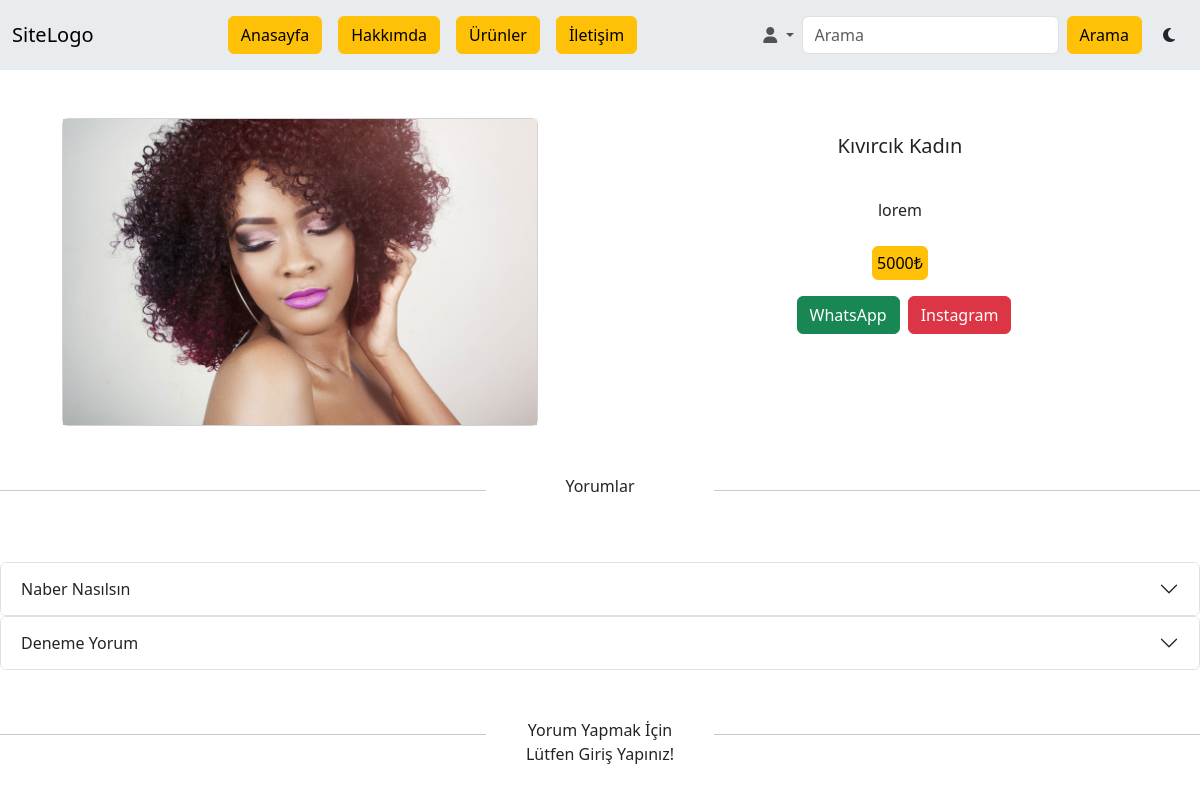
The app's page /urundetay/4, older data.
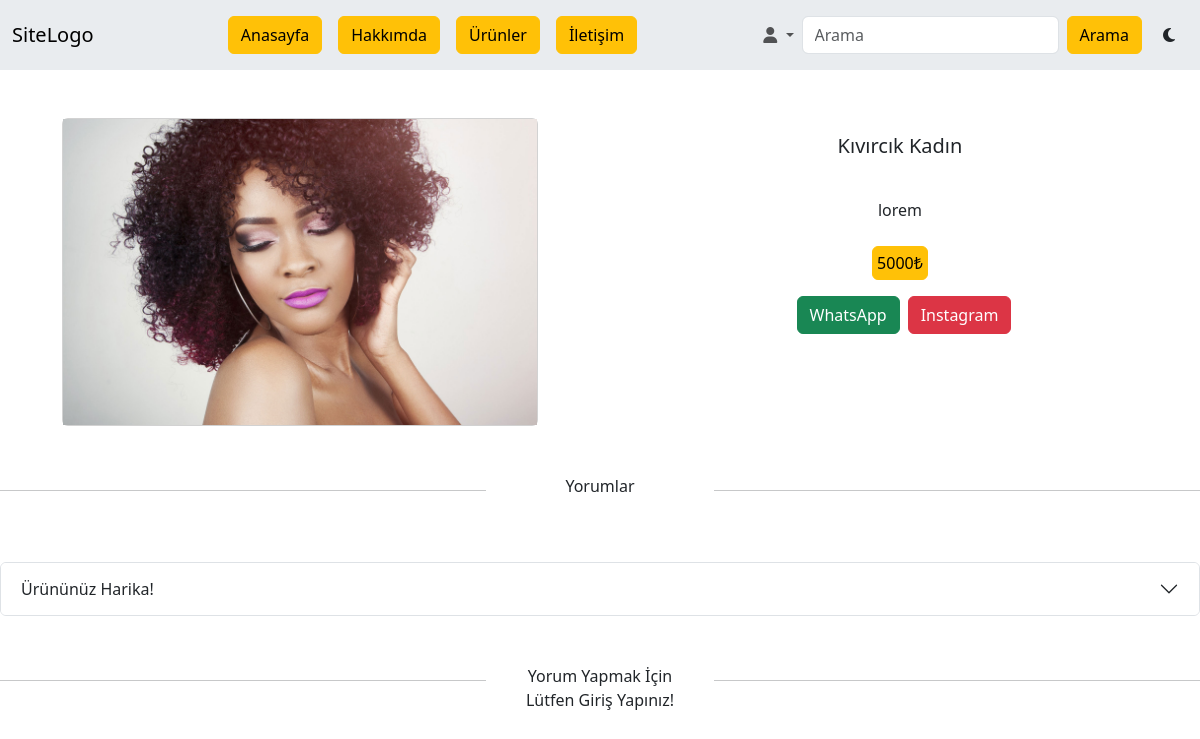
The same page, newer data.
### siteApp/models.py (models this page shows, shortened)
class Tasarim(models.Model):
    image = models.ImageField(("Resim Dosya"), upload_to="", height_field=None, width_field=None, max_length=None)
    fiyat = models.IntegerField(("Fiyat"), blank=True)
    sanatci = models.ForeignKey(User, verbose_name=("Sanatci"), on_delete=models.CASCADE)
    sanatEseriBaslik = models.CharField(("Sanat Eseri Başlığı"), max_length=500)
    sanatEseriAciklamasi = models.TextField(("Sanat Eseri İçeriği"), max_length=500)
    createdAt = models.DateTimeField(("Oluşturulma Tarihi"), auto_now=True)

class YorumYap(models.Model):
    urun = models.ForeignKey(Tasarim, verbose_name=("Ürün Adı"), on_delete=models.CASCADE)
    yorumSahibi = models.ForeignKey(User, verbose_name=("Yorun sahibi"), on_delete=models.CASCADE)
    yorumBaslik = models.CharField(("Yorumun Başlığı"), max_length=100)
    yorumIcerik = models.TextField(("Yorum İçeriği"), max_length=500)

### siteApp/views.py (the view)
# urls.py: path('urundetay/<urunId>', urundetay, name="urundetay"),
def urundetay(request, urunId):
    urunDetay = {}
    dbFilter = Tasarim.objects.filter(id = urunId).first()
    urunDetay['urunDetayi'] = dbFilter
    if request.method == "POST":
        yorumBaslik = request.POST.get('yorumBaslik')
        yorumIcerik = request.POST.get('yorumIcerik')
        YorumYap.objects.create(urun = dbFilter, yorumSahibi = request.user, yorumBaslik = yorumBaslik, yorumIcerik = yorumIcerik)
        return redirect('urundetay', urunId)
    urunveyorum = YorumYap.objects.filter(urun__id = urunId).all()
    urunDetay["yorumlar"] = urunveyorum
    return render(request, "urundetay.html" , urunDetay)

### siteApp/templates/urundetay.html (shortened to what this page needs)
{% extends "base.html" %}
{% block site-icerik %}
<div class="row mt-5 justify-content-around m-0">
    <div class="col-md-5">
        <div class="card" style="max-width: 36rem;">
            <div class="bg-image hover-overlay ripple rounded-0" data-mdb-ripple-color="light">
                <img class="img-fluid" src=/{{urunDetayi.image}} alt="Card image cap" />
            </div>
        </div>
    </div>
    <div class="col-md-5">
        <div class="card border-0">
            <div class="card-body d-flex flex-row justify-content-center">
                <div>
                    <h5 class="card-title font-weight-bold mb-2">{{urunDetayi.sanatEseriBaslik}}</h5>
                </div>
            </div>
            <div class="card-body text-center">
                <p class="card-text">
                    {{urunDetayi.sanatEseriAciklamasi}}
                </p>
                <div class="d-flex justify-content-center align-items-center text-center">
                    <button class="btn btn-warning p-md-1 my-1 text-decoration-none mb-3 mt-2" role="button">
                        {{urunDetayi.fiyat}}₺
                    </button>
                </div>
                <div class="d-flex justify-content-center">
                    <button class="btn btn-success mx-2">WhatsApp</button>
                    <button class="btn btn-danger">Instagram</button>
                </div>
            </div>
        </div>
    </div>
</div>
<div class="row justify-content-center mt-5">
    <div class="col-md-5">
        <hr>
    </div>
        <div class="col-md-2">
            <p class="text-center">Yorumlar</p>
        </div>
        <div class="col-md-5">
            <hr>
        </div>
</div>
<div class="row mt-5">
    <div class="col-md-12">
{% for yorum in yorumlar %}
        <div class="accordion" id="accordionExample">
            <div class="accordion-item">
                <h2 class="accordion-header">
                    <button class="accordion-button collapsed" type="button" data-bs-toggle="collapse"
                        data-bs-target="#collapseThree" aria-expanded="false" aria-controls="collapseThree">
                        {{yorum.yorumBaslik}}
                    </button>
                </h2>
            </div>
        </div>
    </div>
</div>
{% endfor %}
{% if request.user.is_authenticated %}
<div class="row justify-content-center mt-5">
    <div class="col-md-5">
        <hr>
    </div>
        <div class="col-md-2">
            <p class="text-center">Yorum Yap</p>
        </div>
        <div class="col-md-5">
            <hr>
        </div>
</div>
{% else %}
<div class="row justify-content-center mt-5">
    <div class="col-md-5">
        <hr>
    </div>
        <div class="col-md-2">
            <p class="text-center">Yorum Yapmak İçin Lütfen Giriş Yapınız!</p>
        </div>
        <div class="col-md-5">
            <hr>
        </div>
</div>
{% endif %}
{% endblock site-icerik %}

### siteApp/templates/base.html (shortened to what this page needs)
{% load static %}
<!DOCTYPE html>
<html lang="en">
<head>
    <link href="https://cdn.jsdelivr.net/npm/bootstrap@5.3.1/dist/css/bootstrap.min.css" rel="stylesheet"
>
    <link rel="stylesheet" href="https://cdnjs.cloudflare.com/ajax/libs/font-awesome/6.4.2/css/all.min.css"
 />
    <link rel="stylesheet" href="https://cdn.jsdelivr.net/npm/swiper@10/swiper-bundle.min.css" />
    <link rel="stylesheet" href="{% static '/css/style.css' %}">
</head>
<body id="body">
    {% include "./Components/_navbar.html" %}
    {% block site-icerik %}
    {% endblock site-icerik %}
</body>
</html>

### siteApp/templates/Components/_navbar.html (shortened to what this page needs)
<nav class="navbar navbar-expand-lg bg-body-secondary">
    <div class="container-fluid">
      <a class="navbar-brand" href="{% url 'home' %}">SiteLogo</a>
      <div class="collapse navbar-collapse" id="navbarSupportedContent">
        <ul class="navbar-nav m-auto me-0 mb-2 mb-lg-0">
          <li class="nav-item">
            <a class="nav-link" href="{% url 'home' %}"><button class="btn btn-warning">Anasayfa</button></a>
          </li>
          <li class="nav-item">
            <a class="nav-link" href="{% url 'hakkimda' %}"><button class="btn btn-warning">Hakkımda</button></a>
          </li>
          <li class="nav-item">
            <a class="nav-link" href="{% url 'urun' %}"><button class="btn btn-warning">Ürünler</button></a>
          </li>
          <li class="nav-item">
            <a class="nav-link" href="{% url 'iletisim' %}"><button class="btn btn-warning">İletişim</button></a>
          </li>
        </ul>
        <ul class="navbar-nav ms-auto mb-2 mb-lg-0">
            <li class="nav-item dropdown">
                <a class="nav-link dropdown-toggle" href="#" role="button" data-bs-toggle="dropdown" aria-expanded="false">
                    <i class="fa-solid fa-user"></i>
                </a>
              </li>
        </ul>
        <form class="d-flex" role="search" method="post">
          <input class="form-control me-2" type="search" placeholder="Arama" aria-label="Search" name="search">
          <button class="btn btn-warning" type="submit">Arama</button>
        </form>
        <div class="ms-lg-2">
            <button id="darklightbtn" class="btn"></button>
        </div>
      </div>
    </div>
  </nav>

### siteApp/static/css/style.css (style rules this page uses)
* { margin: 0; padding: 0; box-sizing: border-box; }

Row changes from the older to the newer data that the page shows:
removed YorumYap: yorumBaslik "Naber Nasılsın"
removed YorumYap: yorumBaslik "Deneme Yorum"
added YorumYap: yorumBaslik "Ürününüz Harika!"
